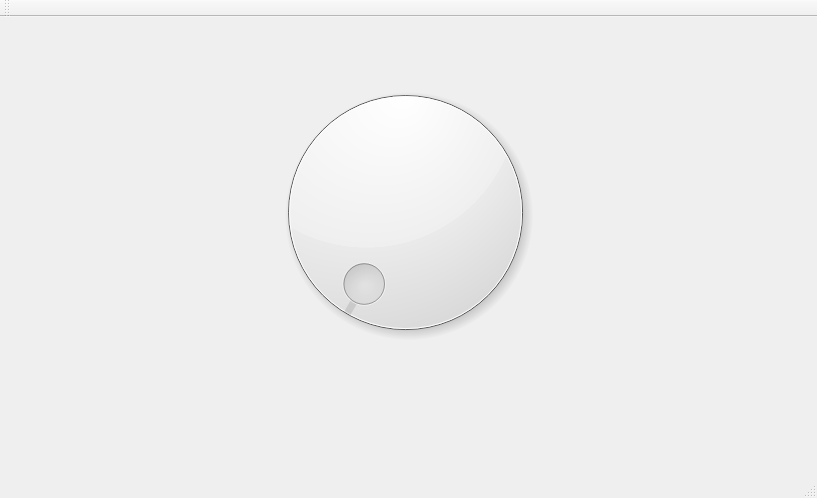
<?xml version="1.0" encoding="UTF-8"?>
<ui version="4.0">
 <class>MainWindow</class>
 <widget class="QMainWindow" name="MainWindow">
  <property name="geometry">
   <rect>
    <x>0</x>
    <y>0</y>
    <width>817</width>
    <height>498</height>
   </rect>
  </property>
  <property name="windowTitle">
   <string>MainWindow</string>
  </property>
  <widget class="QWidget" name="centralWidget">
   <widget class="QDial" name="dial">
    <property name="geometry">
     <rect>
      <x>200</x>
      <y>50</y>
      <width>411</width>
      <height>291</height>
     </rect>
    </property>
    <property name="orientation">
     <enum>Qt::Horizontal</enum>
    </property>
    <property name="wrapping">
     <bool>false</bool>
    </property>
    <property name="notchesVisible">
     <bool>false</bool>
    </property>
   </widget>
  </widget>
  <widget class="QMenuBar" name="menuBar">
   <property name="geometry">
    <rect>
     <x>0</x>
     <y>0</y>
     <width>817</width>
     <height>26</height>
    </rect>
   </property>
  </widget>
  <widget class="QToolBar" name="mainToolBar">
   <attribute name="toolBarArea">
    <enum>TopToolBarArea</enum>
   </attribute>
   <attribute name="toolBarBreak">
    <bool>false</bool>
   </attribute>
  </widget>
  <widget class="QStatusBar" name="statusBar"/>
 </widget>
 <layoutdefault spacing="6" margin="11"/>
 <resources/>
 <connections/>
</ui>
